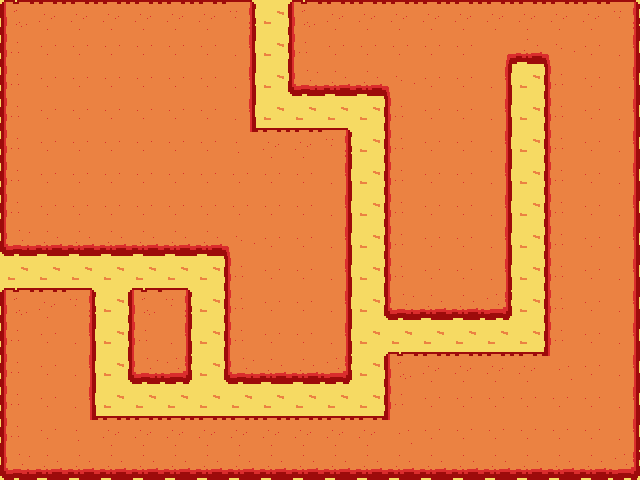

Below is a game level as drawn by its tile map, then a one-line description and the .tmx that defines it (tile-layer data replaced by summaries):
An orthogonal 20x15 tile map with 32x32 px tiles, 1 tile layer (background), 2 tilesets and 3 objects (2x mob_spawn, pet_position).

<map version="1.0" tiledversion="1.1.5" orientation="orthogonal" renderorder="right-down" width="20" height="15" tilewidth="32" tileheight="32" infinite="0" nextobjectid="8">
 <tileset firstgid="1" source="proto-tiles.tsx" />
 <tileset firstgid="3" source="tiles.tsx" />
 <layer name="background" width="20" height="15">
  <properties>
   <property name="path-info" type="bool" value="true" />
   <property name="tileset" value="tiles" />
  </properties>
  <data>[300 cells, 300 non-empty, 14 distinct tile ids]</data>
 </layer>
 <objectgroup name="markers">
  <object id="1" name="mob_waves_0" type="mob_spawn" x="14" y="269">
   <point />
  </object>
  <object id="5" name="pet_position" type="pet_position" x="524" y="71">
   <point />
  </object>
  <object id="7" name="mob_waves_1" type="mob_spawn" x="275" y="15">
   <point />
  </object>
 </objectgroup>
</map>
